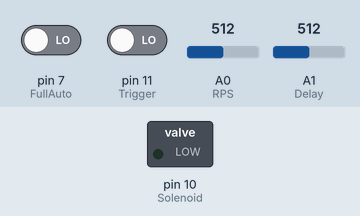
Simulated run of this sketch. Board: Arduino Uno, built with avr-gcc and run on an emulated ATmega328P. Parts: switched loads named in the sketch (green lamp = pin HIGH). Dashed ring = blinking. The inputs (shaded band) are chosen by the test bench; at power-on: pin 11 (Trigger) LOW, pin 7 (FullAuto) LOW, A0 (RPS) = 512, A1 (Delay) = 512.

Above: at 1.2 s.
1.3 s: pin 11 (Trigger) driven HIGH
At 1.8 s:
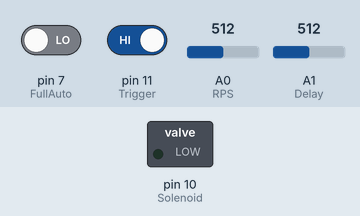
2.8 s: pin 7 (FullAuto) driven HIGH
At 3.04 s:
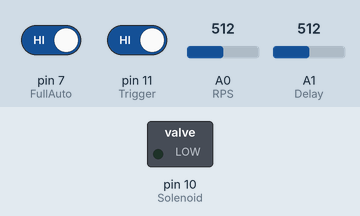
5.8 s: pin 7 (FullAuto) driven LOW
At 5.8 s:
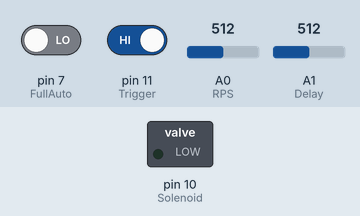
Timing chart, 0 to 8.8 s (numbered marks = the images above; inputs shaded):
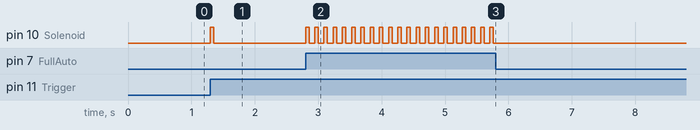

Measured:
- after the input at 1.3 s, pin 10 (Solenoid): LOW → HIGH at once, → LOW 0.06 s later
- after the input at 2.8 s, pin 10 (Solenoid): alternates HIGH for 0.06 s and LOW for 0.09 s, starting at once
- after the input at 5.8 s, pin 10 (Solenoid): stops changing and stays LOW

The sketch:

HpaFcu.ino
```cpp
// HPIK Engine Gen3 Arduino code

int Trigger = 11;     // Trigger input
int Solenoid =  10;      // Solenoid output
int FullAuto = 7;
int val = 0;
int buttonState = 0;         // Read pushbutton state
int Delay = A1; // Solenoid delay port
int val2  = 0; // Delay rule
int RPS = A0; // RPS Adjustment
int val3 = 0; // RPS rule
boolean OnceAlreadyShot = false;

void setup() {
  pinMode(Solenoid, OUTPUT); // Define solenoid output
  pinMode(Trigger, INPUT);  // Define pushbutton input trigger
  pinMode(FullAuto, INPUT);    // Define Full auto input button

}

void loop() {

  buttonState = digitalRead(Trigger); // Reading trigger

  if (buttonState == HIGH) {        // If pressed, state is HIGH
    val = digitalRead(FullAuto);       // Full auto state. Activate Full auto


    if (val == HIGH) {                // If pressed

      val2 = analogRead(Delay);       // Delay pot time
      val2 = map(val2, 0, 1023, 10, 100); // Remapping 0-100
      val3 = analogRead(RPS);             // Reading Full auto adjustment
      val3 = map(val3, 0, 1023, 30, 150); // Full auto speed
      digitalWrite(Solenoid, HIGH);  // Solenoid open
      delay (val2);
      digitalWrite(Solenoid, LOW);  // Solenoid closed
      delay (val3);                     //debounce delay always to the end!
    }                                 // In other case, single fire
    else if (!OnceAlreadyShot) {      //shoot once, if not already shot
      val2 = analogRead(Delay);       // reading delay
      val2 = map(val2, 0, 1023, 10, 100); // remapping delay input
      digitalWrite(Solenoid, HIGH);  // solenoid open
      delay (val2);
      digitalWrite(Solenoid, LOW);   // solenoid closed
      delay (100);
      OnceAlreadyShot = true;         //Shot once
    }
  }
  else
  {
    OnceAlreadyShot = false;          //restore to the beginning
  }
}
```
